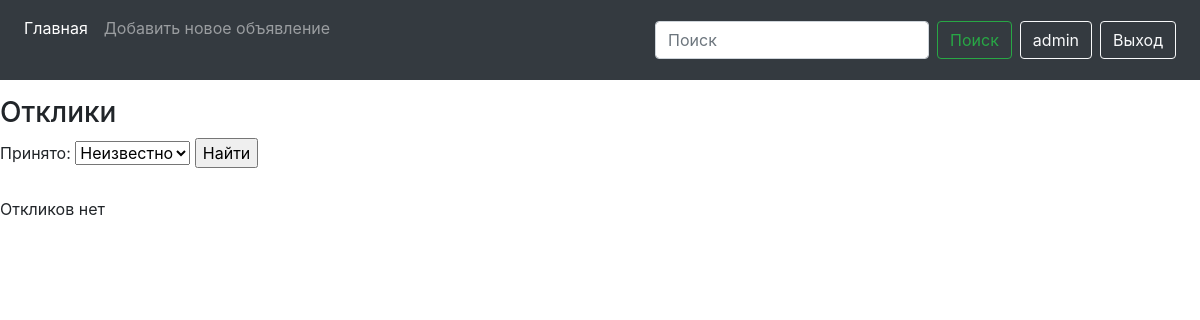
The page /profile/ (signed in) on the database as committed earlier.
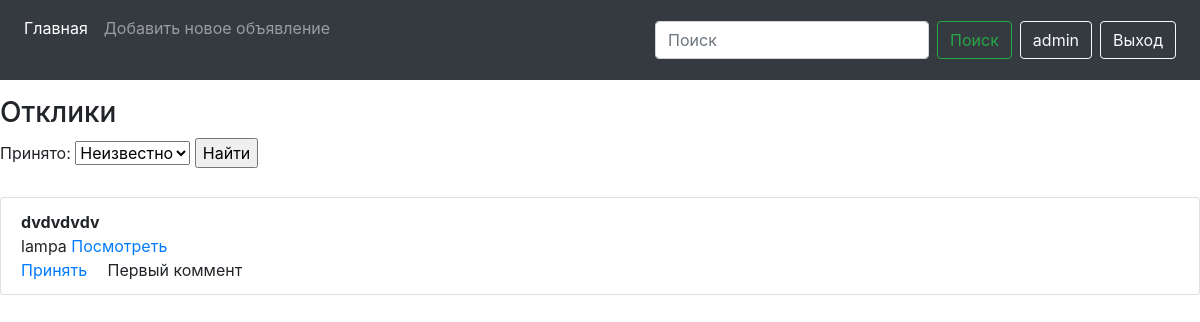
The same page on the database as committed later.
### news/models.py (models this page shows, shortened)
class Post(models.Model):
    title = models.CharField(max_length=200)
    content = RichTextUploadingField()
    image = models.ImageField()
    created_at = models.DateField(default=timezone.now)
    user = models.ForeignKey(User, on_delete=models.CASCADE, related_name='author')
    categories = models.ForeignKey(Category, on_delete=models.CASCADE, verbose_name='Категория')

class Comment(models.Model):
    post = models.ForeignKey(Post, on_delete=models.CASCADE, related_name='comments')
    user = models.ForeignKey(User, on_delete=models.CASCADE)
    text = models.TextField(max_length=255,  verbose_name='Текст')
    comment_data = models.DateField(auto_now_add=True)
    accepted = models.BooleanField(default=False, verbose_name='Принято')
    def is_accept(self):
        return self.accepted

### news/views.py (the view, shortened to what this page needs)
# urls.py: path('profile/', UserView.as_view(), name='profile'),
class UserView(ListView):
    model = Post
    template_name = 'users/profile.html'
    context_object_name = 'profile'
    queryset = Comment.objects.order_by('-comment_data')
    def get_context_data(self, **kwargs):
        context = super().get_context_data(**kwargs)
        context['filter'] = ProfileFilter(self.request.GET, queryset=self.get_queryset())
        return context

### templates/users/profile.html (shortened to what this page needs)
{% extends '../base.html' %}
{% load static %}
{% block content %}
<h3>Отклики</h3>
<form method="GET">
    {{ filter.form }}
    <input type="submit" value="Найти">
</form>
<ul class="list-group mt-4">
    {% if user.author.all%}
    {% for com in filter.qs %}
    {% for coms in user.author.all %}
    {% if com.post_id == coms.id %}
    <li class="list-group-item" href="{% url 'news' com.id %}">
        <b>{{ coms.title}}</b>
        <br>
        <span>{{ com.user }}</span>
        <span class="pull-right mr-3"><a href="{% url 'news' coms.id %}">Посмотреть</a></span>
        <br>
        {% if not com.is_accept %}
        <span class="pull-right mr-3"><a href="{% url 'accept' com.id %}">Принять</a></span>
        {% else %}
        <span class="pull-right mr-3"><a href="{% url 'cancel' com.id %}">Отменить</a></span>
        <br>
        {% endif %}
        <span>{{ com.text }}</span>
        {% endif %}
        {% endfor %}
    </li>
    {% endfor %}
    {% else %}
    <p>Откликов нет</p>
    {% endif %}
</ul>
{% endblock content %}

Rows that differ between the two databases and show on the page:
added Comment: user "lampa", text "Первый коммент"
added Post: title "dvdvdvdv"
Other text that changed with them:
text no longer shown: "Откликов нет"
